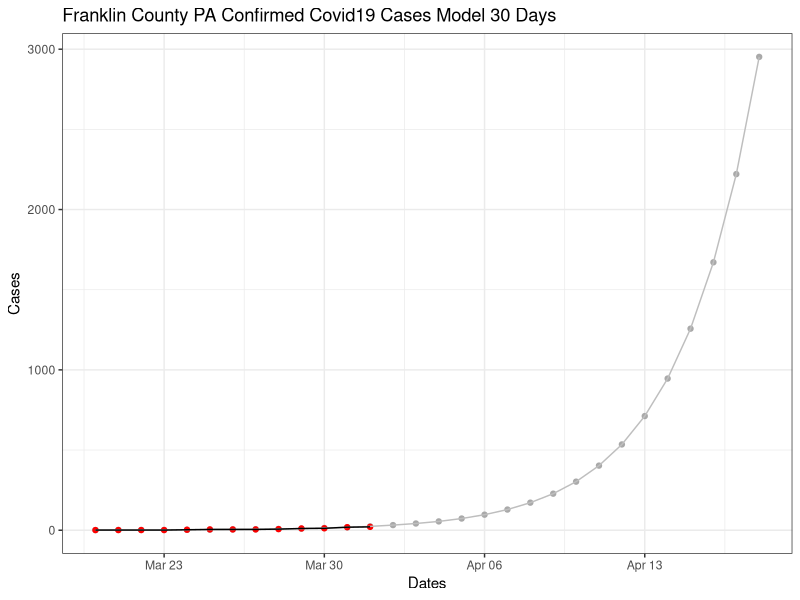

Here is the R script that generated this plot:
## ---- chunk 1
knitr::opts_chunk$set(error = TRUE)
#load libs
library("tidyverse")
library("ggplot2")

franklinCountyCorona <- data.frame("day" = c(seq(1,13)), "dates" = seq(as.Date("2020-03-20"), by = "days", length.out = 13), "cases" = c(1, 1, 1, 1, 3, 5, 5, 5, 7, 11, 12, 19, 21))

## ---- chunk 2

fit <- lm(formula = log(cases) ~ day, data = franklinCountyCorona)

summary(fit)

## ---- chunk 3
newDay <-data.frame("day" = c(seq(1, 30)))
nextTwentyDays <-predict(fit, newDay)
nextTwentyDays <- as.data.frame(nextTwentyDays)
tmp <- seq(as.Date("2020-03-20"), by = "days", length.out = 30)
names(nextTwentyDays)[1] <- "cases"
#has a null value assume model starts at 1
#nextTwentyDays[1,1] <- 1
nextTwentyDays <- mutate(nextTwentyDays, 
                         "day"   = c(seq(1, 30)), 
                         "cases" = ceiling(exp(nextTwentyDays$cases)), 
                         "dates" = tmp)
finalModel<- merge(nextTwentyDays, franklinCountyCorona, by = "dates", all = TRUE)

(finalModel)
## ---- chunk 4
ggplot(finalModel, aes(x = dates)) +
  geom_point(aes(y = cases.x), color = "darkgrey") +
  geom_point(aes(y = cases.y), color = "red") +
  geom_path(aes(y = cases.x), color = "grey") +
  geom_path(aes(y = cases.y), color = "black") +
  labs(x = "Dates", y = "Cases") +
  ggtitle("Franklin County PA Confirmed Covid19 Cases Model 30 Days") +
  theme_bw()
